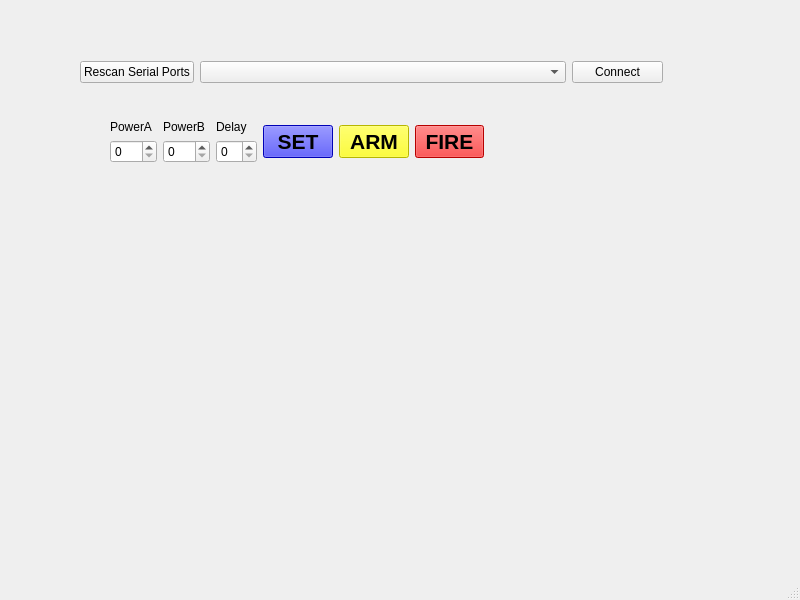
<?xml version="1.0" encoding="UTF-8"?>
<ui version="4.0">
 <class>MainWindow</class>
 <widget class="QMainWindow" name="MainWindow">
  <property name="geometry">
   <rect>
    <x>0</x>
    <y>0</y>
    <width>800</width>
    <height>600</height>
   </rect>
  </property>
  <property name="windowTitle">
   <string>MainWindow</string>
  </property>
  <widget class="QWidget" name="centralwidget">
   <widget class="QWidget" name="">
    <property name="geometry">
     <rect>
      <x>80</x>
      <y>60</y>
      <width>583</width>
      <height>25</height>
     </rect>
    </property>
    <layout class="QHBoxLayout" name="horizontalLayout" stretch="0,4,1">
     <item>
      <widget class="QPushButton" name="pushButtonRescanSerials">
       <property name="text">
        <string>Rescan Serial Ports</string>
       </property>
      </widget>
     </item>
     <item>
      <widget class="QComboBox" name="comboBoxSerial">
       <property name="minimumSize">
        <size>
         <width>50</width>
         <height>0</height>
        </size>
       </property>
      </widget>
     </item>
     <item>
      <widget class="QPushButton" name="pushButtonConnect">
       <property name="text">
        <string>Connect</string>
       </property>
      </widget>
     </item>
    </layout>
   </widget>
   <widget class="QWidget" name="">
    <property name="geometry">
     <rect>
      <x>110</x>
      <y>120</y>
      <width>374</width>
      <height>43</height>
     </rect>
    </property>
    <layout class="QHBoxLayout" name="horizontalLayout_2">
     <item>
      <layout class="QVBoxLayout" name="verticalLayout_3">
       <item>
        <widget class="QLabel" name="label">
         <property name="text">
          <string>PowerA</string>
         </property>
        </widget>
       </item>
       <item>
        <widget class="QSpinBox" name="spinBoxPowerA">
         <property name="maximum">
          <number>100</number>
         </property>
        </widget>
       </item>
      </layout>
     </item>
     <item>
      <layout class="QVBoxLayout" name="verticalLayout_2">
       <item>
        <widget class="QLabel" name="label_2">
         <property name="text">
          <string>PowerB</string>
         </property>
        </widget>
       </item>
       <item>
        <widget class="QSpinBox" name="spinBoxPowerB">
         <property name="maximum">
          <number>100</number>
         </property>
        </widget>
       </item>
      </layout>
     </item>
     <item>
      <layout class="QVBoxLayout" name="verticalLayout">
       <item>
        <widget class="QLabel" name="label_3">
         <property name="text">
          <string>Delay</string>
         </property>
        </widget>
       </item>
       <item>
        <widget class="QSpinBox" name="spinBoxDelay"/>
       </item>
      </layout>
     </item>
     <item>
      <widget class="QPushButton" name="pushButtonSet">
       <property name="minimumSize">
        <size>
         <width>0</width>
         <height>30</height>
        </size>
       </property>
       <property name="font">
        <font>
         <pointsize>16</pointsize>
         <weight>75</weight>
         <bold>true</bold>
        </font>
       </property>
       <property name="styleSheet">
        <string notr="true">background-color : Blue</string>
       </property>
       <property name="text">
        <string>SET</string>
       </property>
      </widget>
     </item>
     <item>
      <widget class="QPushButton" name="pushButtonArm">
       <property name="minimumSize">
        <size>
         <width>0</width>
         <height>30</height>
        </size>
       </property>
       <property name="font">
        <font>
         <pointsize>16</pointsize>
         <weight>75</weight>
         <bold>true</bold>
        </font>
       </property>
       <property name="styleSheet">
        <string notr="true">background-color : yellow</string>
       </property>
       <property name="text">
        <string>ARM</string>
       </property>
      </widget>
     </item>
     <item>
      <widget class="QPushButton" name="pushButtonFire">
       <property name="minimumSize">
        <size>
         <width>0</width>
         <height>30</height>
        </size>
       </property>
       <property name="font">
        <font>
         <pointsize>16</pointsize>
         <weight>75</weight>
         <bold>true</bold>
        </font>
       </property>
       <property name="styleSheet">
        <string notr="true">background-color : RED</string>
       </property>
       <property name="text">
        <string>FIRE</string>
       </property>
      </widget>
     </item>
    </layout>
   </widget>
  </widget>
  <widget class="QMenuBar" name="menubar">
   <property name="geometry">
    <rect>
     <x>0</x>
     <y>0</y>
     <width>800</width>
     <height>21</height>
    </rect>
   </property>
  </widget>
  <widget class="QStatusBar" name="statusbar"/>
 </widget>
 <resources/>
 <connections/>
</ui>
